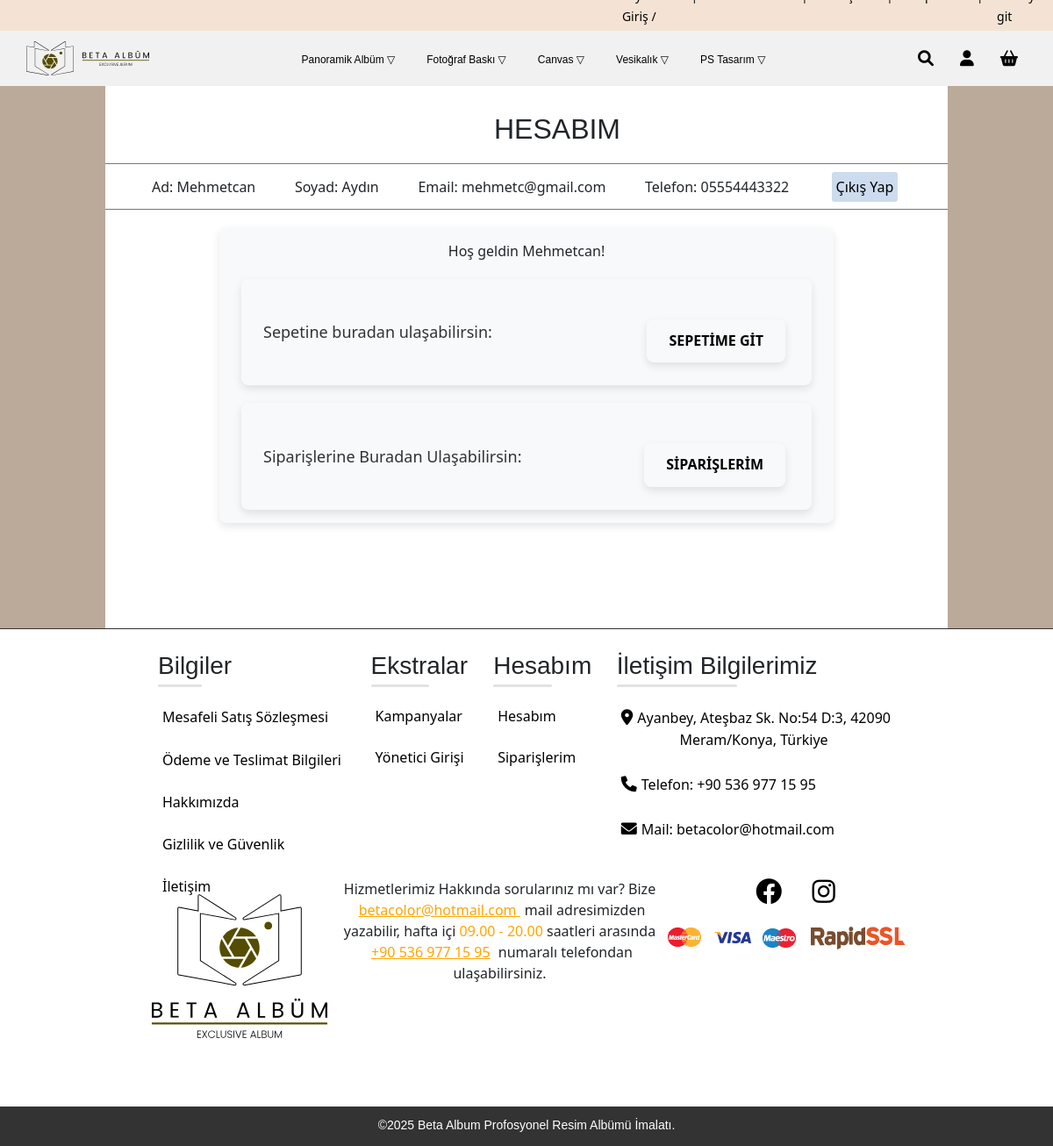
The page /Beta_Album/includes/login (signed in) on the database its author committed.
### tables this page shows
CREATE TABLE `kullanicilar` (
  `user_id` int(11) NOT NULL,
  `user_name` varchar(255) NOT NULL,
  `user_surname` varchar(255) NOT NULL,
  `phoneNumber` varchar(15) DEFAULT NULL,
  `tcKimlik` varchar(11) DEFAULT NULL,
  `email` varchar(255) NOT NULL,
  `password` varchar(255) NOT NULL,
  `sepet` text DEFAULT NULL
);

### Beta_Album/includes/login.php (the view, shortened to what this page needs)
<?php
include('config.php');
$user = null;
if (isset($_SESSION['user_id'])) {
    $user_id = $_SESSION['user_id'];
    $query = $conn->prepare("SELECT * FROM kullanicilar WHERE user_id = ?");
    $query->bind_param("i", $user_id);
    $query->execute();
    $result = $query->get_result();
    if ($result->num_rows > 0) {
        $user = $result->fetch_assoc();
    }
}
?>
<!DOCTYPE html>
<html lang="tr">
<head>
    <link rel="stylesheet" href="/BETA_ALBUM/Beta_Album/css/backgraund.css">
    <link rel="stylesheet" href="/BETA_ALBUM/Beta_Album/css/login.css">
</head>
<body class="body">
    <?php include('navbar.php'); ?>
    <div class="main">
        <?php if ($user): ?>
            <h1 class='head'>HESABIM</h1>
            <div class="login_user" >
            <p>Ad: <?= htmlspecialchars($user['user_name']) ?></p>
            <p>Soyad: <?= htmlspecialchars($user['user_surname']) ?></p>
            <p>Email: <?= htmlspecialchars($user['email']) ?></p>
            <p>Telefon: <?= htmlspecialchars($user['phoneNumber']) ?></p>
            <a href="logout">Çıkış Yap</a>
            </div>
            <div style="display: flex; justify-content: center;">
            <div class="welcome-container">
            Hoş geldin <?= htmlspecialchars($user['user_name']) ?>!
              <div>
              <p class="welcome-message">
        Sepetine buradan ulaşabilirsin:
    </p>
    <a href="/BETA_ALBUM/Beta_Album/includes/Basket" class="basket-link">
        <div class="basket-button">
            <h3>SEPETİME GİT</h3>
        </div>
    </a>
              </div>
              <div>   <p class="welcome-message">Siparişlerine Buradan Ulaşabilirsin:</p>
    <a href="/BETA_ALBUM/Beta_Album/includes/siparislerim" class="basket-link">
        <div class="basket-button">
            <h3>SİPARİŞLERİM</h3>
        </div>
    </a></div>
  </div>
</div>
        <?php endif; ?>
    </div>
    <?php include('footer.php'); ?>
</body>
</html>

### Beta_Album/includes/navbar.php (shortened to what this page needs)
<?php
$category_groups = [
    "Panoramik Albüm" => [1, 2],
    "Fotoğraf Baskı"   => [3, 4, 5],
    "Canvas"          => [6, 7, 8],
    "Vesikalık"       => [9],
    "PS Tasarım"      => [10]
];
?>
<!DOCTYPE html>
<html lang="en">
<head>
    <link href="https://cdnjs.cloudflare.com/ajax/libs/font-awesome/6.0.0-beta3/css/all.min.css" rel="stylesheet">
    <link href="/BETA_ALBUM/Beta_Album/bootstrap/bootstrap.min.css" rel="stylesheet">
    <link rel="stylesheet" href="/BETA_ALBUM/Beta_Album/css/index.css">
</head>
<body>
<header>
    <nav>
        <ul>
            <li><a href="/BETA_ALBUM/Beta_Album/includes/login">Üye Giriş / Hesabım</a></li> |
            <li><a href="/BETA_ALBUM/Beta_Album/includes/about_us">Hakkımızda</a></li> |
            <li><a href="/BETA_ALBUM/Beta_Album/includes/contact">İletişim</a></li> |
            <li><a href="/BETA_ALBUM/Beta_Album/includes/basket">Sepetim</a></li> |
            <li><a href="/BETA_ALBUM/Beta_Album/includes/basket">Kasaya git</a></li>
        </ul>
    </nav>
</header>
<nav class="fixed">
    <ul class="menu">
        <li><a class="icon" href="/BETA_ALBUM/Beta_Album/index"><img src="/BETA_ALBUM/Beta_Album/image/betaalbümyatay.svg" alt="Logo" width="140"></a></li>
        <div class="center">
            <?php foreach ($category_groups as $group_name => $category_ids): ?>
                <li class="dropdown">
                    <a class="categoryList" href="#"><?= htmlspecialchars($group_name); ?> ▽</a>
                </li>
            <?php endforeach; ?>
        </div>
        <li class="search-icon-container">
            <a class="search_icon" id="search-btn" href="/BETA_ALBUM/Beta_Album/includes/search"><i class="fas fa-search"></i></a>
            <a class="search_icon" href="/BETA_ALBUM/Beta_Album/includes/login"><i class="fas fa-user"></i></a>
            <a class="search_icon" href="/BETA_ALBUM/Beta_Album/includes/basket"><i class="fa-solid fa-basket-shopping"></i></a>
        </li>
    </ul>
</nav>
</body>
</html>

### Beta_Album/includes/footer.php (shortened to what this page needs)
<!DOCTYPE html>
<html lang="en">
<head>
    <link href="https://cdnjs.cloudflare.com/ajax/libs/font-awesome/6.0.0-beta3/css/all.min.css" rel="stylesheet">
    <link rel="stylesheet" href="/BETA_ALBUM/Beta_Album/bootstrap/bootstrap.min.css">
    <link rel="stylesheet" href="/BETA_ALBUM/Beta_Album/css/footer.css">
</head>
<body>
<div class="footer_container">
    <div class="footer-items">
        <ul>
            <li><h3>Bilgiler</h3></li>
            <li><a href="/BETA_ALBUM/Beta_Album/includes/distance_selling_agreement">Mesafeli Satış Sözleşmesi</a></li>
            <li><a href="/BETA_ALBUM/Beta_Album/includes/payment_and_delivery_information">Ödeme ve Teslimat Bilgileri</a></li>
            <li><a href="/BETA_ALBUM/Beta_Album/includes/about_us">Hakkımızda</a></li>
            <li><a href="/BETA_ALBUM/Beta_Album/includes/privacy_and_security">Gizlilik ve Güvenlik</a></li>
            <li><a href="/BETA_ALBUM/Beta_Album/includes/contact">İletişim</a></li>
        </ul>
    </div>
    <div class="footer-items">
        <ul>
            <li><h3>Ekstralar</h3></li>
            <li><a href="/BETA_ALBUM/Beta_Album/includes/campaigns">Kampanyalar</a></li>
            <li><a href="/BETA_ALBUM/Beta_Album/includes/adminlogin">Yönetici Girişi</a></li>
        </ul>
    </div>
    <div class="footer-items">
        <ul>
            <li><h3>Hesabım</h3></li>
            <li><a href="/BETA_ALBUM/Beta_Album/includes/login">Hesabım</a></li>
            <li><a href="/BETA_ALBUM/Beta_Album/includes/siparislerim">Siparişlerim</a></li>
        </ul>
    </div>
    <div class="footer-items">
        <ul>
            <li><h3>İletişim Bilgilerimiz</h3></li>
            <li><a href="https://www.google.com/maps?q=Beta Color Albüm-Plato Konya" target="_blank"><i class="fa-solid fa-location-dot"></i>Ayanbey, Ateşbaz Sk. No:54 D:3, 42090 <br>&nbsp;&nbsp;&nbsp;&nbsp;&nbsp;&nbsp;&nbsp;&nbsp;&nbsp;&nbsp;&nbsp;&nbsp;&nbsp;&nbsp;&nbsp;&nbsp;Meram/Konya, Türkiye&nbsp;&nbsp;&nbsp;&nbsp;&nbsp;&nbsp;&nbsp;&nbsp;&nbsp;&nbsp;&nbsp;&nbsp;&nbsp;&nbsp;&nbsp;</a></li>
            <li><a href="tel:+905369771595"><i class="fa-solid fa-phone"></i>Telefon: +90 536 977 15 95</a></li>
            <li mailto=><a href="mailto:betacolor@hotmail.com"><i class="fa-solid fa-envelope"></i>Mail: betacolor@hotmail.com</a></li>
        </ul>
    </div>
</div>
<div  class="logo">
    <div>
        <a class="footer_icon" href="/BETA_ALBUM/Beta_Album/index"><img src="/BETA_ALBUM/Beta_Album/image/betaalbümkare.svg" alt="Logo" width="200" height="200"></a>
    </div>
    <div class="text">
        Hizmetlerimiz Hakkında sorularınız mı var? Bize
         <a href="mailto:betacolor@hotmail.com" style="color: #FFA500;">betacolor@hotmail.com </a>mail adresimizden yazabilir, hafta içi
         <span  style="color: #FFA500;">09.00 - 20.00 </span>saatleri arasında
        <a href="tel:+905369771595" style="color: #FFA500;">+90 536 977 15 95</a> numaralı telefondan ulaşabilirsiniz.
    </div>
    <div class="img">
        <a href="https://www.google.com/search?q=facebook" target="_blank" class="facebook"><i class="fa-brands fa-facebook"></i></a>
        <a href="https://www.google.com/search?q=instagram" target="_blank"><i class="fa-brands fa-instagram"></i></a>
        <img src="/BETA_ALBUM/Beta_Album/image/odeme-guvenlik.png" alt="" style="bottom: 0; display: block;">
    </div>
</div>
<footer>
    &copy;2025 Beta Album Profosyonel Resim Albümü İmalatı.
</footer>
</body>
</html>

### Beta_Album/css/backgraund.css (style rules this page uses)
.main { height: auto; margin-left: 100px; margin-right: 100px; padding-bottom: 10%; bottom: 0; background-color: #ffffff; align-items: center; }
.head { margin-left: 70px; padding-top: 30px; font-family: 'Century Gothic', sans-serif; font-weight: 20; }
body { background-color: #bba999!important; }

### Beta_Album/css/login.css (style rules this page uses)
body { font-family: Arial, sans-serif; background-color: #f4f4f4; margin: 0; padding: 0; }
.main { width: 80%; margin: 0 auto; height: auto; }
.welcome-container { display: flex; align-items: center; justify-content: space-between; flex-direction: column; background: #f8f9fa; padding: 15px 25px; border-radius: 8px; box-shadow: 0 4px 10px rgba(0, 0, 0, 0.1); margin-top: 20px; max-width: 700px; width: 100%; }
.welcome-container div { display: flex; align-items: center; justify-content: space-between; background: #f8f9fa; padding: 15px 25px; border-radius: 8px; box-shadow: 0 4px 10px rgba(0, 0, 0, 0.1); margin-top: 20px; max-width: 700px; width: 100%; }
.welcome-message { font-size: 18px; font-weight: 500; color: #333; margin: 0; }
.basket-link { text-decoration: none; display: flex; }
.basket-button { background: #4CAF50; color: #000000; padding: 12px 20px; border-radius: 6px; text-align: center; transition: background 0.3s ease-in-out; }
.basket-button h3 { margin: 0; font-size: 16px; font-weight: bold; }
.head { text-align: center; font-size: 2em; margin-bottom: 20px; }
.login_user { display: flex; gap: 2%; justify-content: space-between; padding-left: 5%; padding-right: 5%; border-top: 1px solid #787878; border-bottom: 1px solid #787878; }
.login_user p, a { padding: 5px; margin-top: 1%; margin-bottom: 1%; }
.login_user a { color: #000000; margin: 1%; padding: 5px; background-color: #cddbef; text-decoration: none; border-radius: 3px; }
*, *::before, *::after { box-sizing: border-box; }
body { margin: 0; font-family: Roboto, -apple-system, 'Helvetica Neue', 'Segoe UI', Arial, sans-serif; background: #3b4465; }

### Beta_Album/css/index.css (style rules this page uses)
* { margin: 0; padding: 0; box-sizing: border-box; }
body { font-family: Arial, sans-serif; line-height: 1.6; }
header { background-color: #f4e3d4; padding: 10px 20px; display: flex; justify-content: space-between; }
header nav { background-color: #f4e3d4; height: 15px; padding: 0; }
header nav ul { list-style: none; display: flex; margin-left: 60%; }
header nav ul li { margin: 0 15px; }
header nav ul li a { text-decoration: none; color: #000; font-size: 14px; }
nav { background-color: #f1f1f1; width: 100%; padding: 5px 10px; justify-content: center; display: flex; flex-direction: column; text-align: bottom; }
.fixed { position: relative; z-index: 10; }
nav ul { list-style-type: none; padding: 0; margin: 0; display: inline-flex; justify-content: center; }
nav ul li { margin: 0 15px; }
.icon { display: inline-block; position: relative; align-self: flex-start; }
.center { display: flex; justify-content: center; align-items: center; flex-direction: row; gap: 2vw; }
.menu { display: flex; justify-content: space-between; list-style-type: none; padding: 0; margin: 0; }
.menu .dropdown { position:static; margin: 0 1px; }
.menu .dropdown a { text-decoration: none; color: black; font-size: 12px; font-family: 'Century Gothic', sans-serif; text-align: center; }
.categoryList { text-align: center; justify-content: center; }
.search_icon { display: inline-block; font-size: 20px; position: relative; margin-right: 10px; text-decoration: none; }
.search-icon-container { display: flex; justify-content: center; width: auto; align-items: center; gap: 10px; }
a i { font-size: 18px; color: #000000; }

### rows shown on the page
kullanicilar: user_name "Mehmetcan", user_surname "Aydın", email "mehmetc@gmail.com", phoneNumber "05554443322"

### other values the page prints
$group_name "Panoramik Albüm"
$group_name "Fotoğraf Baskı"
$group_name "Canvas"
$group_name "Vesikalık"
$group_name "PS Tasarım"
